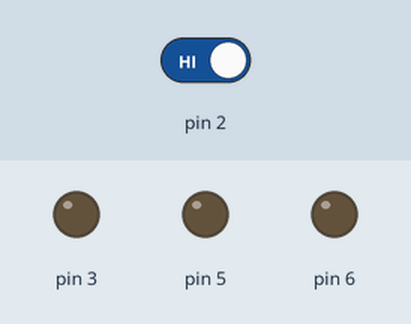
Simulated run of this sketch. Board: Arduino Uno, built with avr-gcc and run on an emulated ATmega328P. Shown: output pins drawn as LEDs (lit = HIGH). The inputs (shaded band) are chosen by the test bench; at power-on: pin 2 HIGH.

Above: at 1.2 s.
1.3 s: pin 2 driven LOW
At 1.9 s:
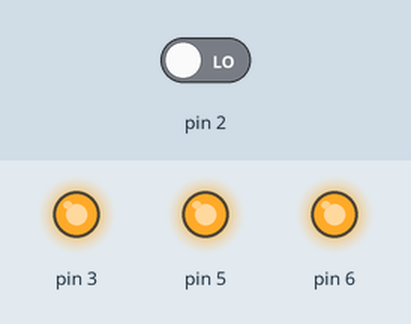
2.8 s: pin 2 driven HIGH
At 4.0 s:
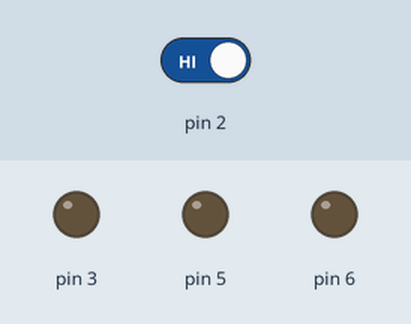
Timing chart, 0 to 5.8 s (numbered marks = the images above; inputs shaded):
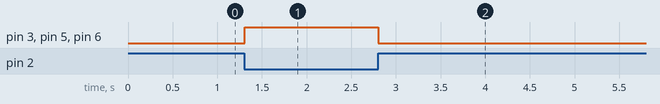

Measured:
- after the input at 1.3 s, pin 3, pin 5, pin 6: LOW → HIGH at once
- after the input at 2.8 s, pin 3, pin 5, pin 6: HIGH → LOW at once

The sketch:

__2-1.ino
```cpp
void setup()
{
  Serial.begin(9600);
  pinMode(2, INPUT);
  pinMode(3, OUTPUT);
  pinMode(5, OUTPUT);
  pinMode(6, OUTPUT);
}

void loop()
{
  if (digitalRead(2) == LOW) {
    analogWrite(3, 255);
    analogWrite(5, 255);
    analogWrite(6, 255);
  } else {
    analogWrite(3, 0);
    analogWrite(5, 0);
    analogWrite(6, 0);
  }
  delay(10);
}
```
